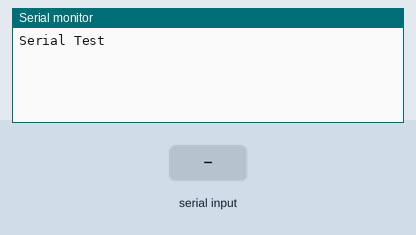
The sketch below on a simulated Arduino Mega 2560, built with avr-gcc and run on an emulated ATmega2560. Shown: the last lines printed to the serial monitor. The inputs (shaded band) are chosen by the test bench.

Above: at 1.5 s.
1.6 s: "1\n" received over the second serial link
At 2.7 s:
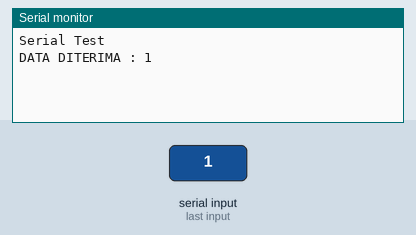
3.5 s: "0\n" received over the second serial link
At 3.9 s:
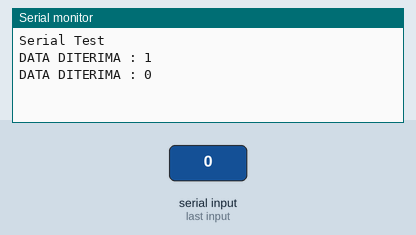
5.0 s: "2\n" received over the second serial link
At 6.3 s:
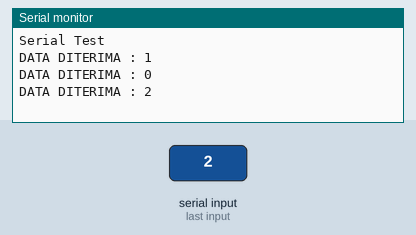

The sketch:

mega_serial.ino
```cpp
#include <ArduinoJson.h>
//serial tx(16) dan rx (17) untuk nodemcu
#define wifiSerial Serial1

#define echoFront 38 //echo pin
#define trigFront 39 //trig pin

int data;
String dt[40];
String dataIn;
boolean parsing = false;

//variabel timer on alat
unsigned long milisec;
unsigned long detik;
unsigned long menit;
unsigned long jam;

void setup() {
  // put your setup code here, to run once:
  Serial.begin(9600);
  wifiSerial.begin(9600);

  Serial.println("Serial Test");
  // initialize the ultrasonic
  pinMode(trigFront, OUTPUT); // Sets the trigPin as an OUTPUT
  pinMode(echoFront, INPUT); // Sets the echoPin as an INPUT
}

int UltraFront(){

  long durationFront;
  int distanceFront;

  // Clears the trigPin condition
  digitalWrite(trigFront, LOW); delayMicroseconds(2);
  // Sets the trigPin HIGH (ACTIVE) for 10 microseconds
  digitalWrite(trigFront, HIGH); delayMicroseconds(10);
  digitalWrite(trigFront, LOW);
  durationFront = pulseIn(echoFront, HIGH);
  // Calculating the distance
  distanceFront = durationFront * 0.034 / 2; // Speed of sound wave divided by 2 (go and back)
  return distanceFront;
}

void timerAlat(){
  milisec = millis();
  detik = milisec/1000;
  menit = detik/60;
  jam   = menit/60;

  milisec %= 1000;
  detik %= 60;
  menit %= 60;
  jam %= 24;

//  Serial.print("Timer ON : ");
//  Serial.print(jam);
//  Serial.print(": ");
//  Serial.print(menit);
//  Serial.print(": ");
//  Serial.println(detik);

}

void loop() {
  timerAlat();
  wifiSerial.print("10");
  wifiSerial.print(":");
  wifiSerial.print(menit);
  wifiSerial.print(":");
  wifiSerial.println(detik);
  delay(500);
  while(wifiSerial.available()>0) {
    wifiSerial.setTimeout(500);
    char inChar = (char)wifiSerial.read();
    dataIn += inChar;
    if (inChar == '\n'){
      parsing = true;
    }
  }
  if(parsing){
    parsingData();
    parsing=false;
    dataIn="";
  }
}

void parsingData(){
  int j=1;

  //kirim data yang telah diterima sebelumnya
  Serial.print("DATA DITERIMA : ");
  Serial.print(dataIn);
//  dt[j]="";
//  for(i=1;i<dataIn.length();i++){
//    if ((dataIn[i] == ':')){
//      j++;
//      dt[j]="";
//    }
//    else{
//      dt[j] = dt[j] + dataIn[i];
//    }
//  }

}
```

Measured:
- after the input at 1.6 s, the serial monitor: prints a new line after 0.40 s (image 1)
- after the input at 3.5 s, the serial monitor: prints a new line at once (image 2)
- after the input at 5.0 s, the serial monitor: prints a new line at once (image 3)
